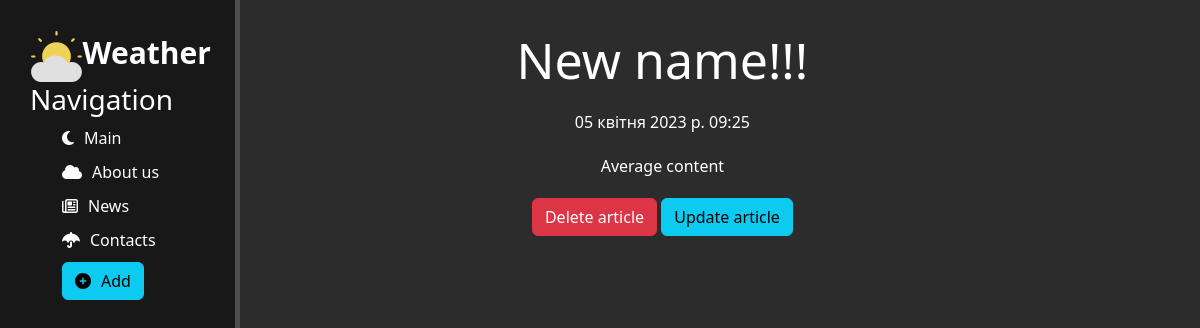
Before: /news/3 with the older database file.
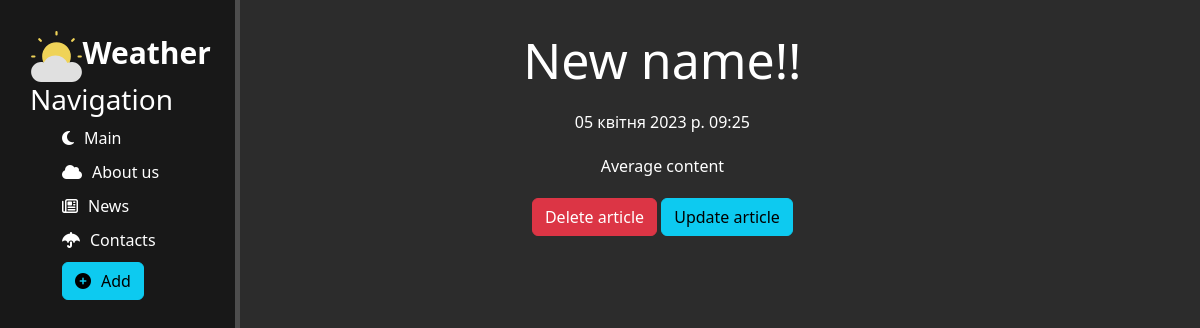
After: the same page with the newer database file.
### news/models.py (models this page shows, shortened)
class Articles(models.Model):
    title = models.CharField('Name', max_length=50)
    announcement = models.CharField('Announcement', max_length=250)
    full_text = models.TextField('Article')
    date = models.DateTimeField('Date of publication')
    class Meta:
        verbose_name ='Article'
        verbose_name_plural = 'Articles'

### news/views.py (the view)
# urls.py: path('<int:pk>', views.NewsDetailView.as_view(), name='news-detail'),
class NewsDetailView(DetailView):
    model = Articles
    template_name = 'news/details_view.html'
    context_object_name = 'article'

### news/templates/news/details_view.html (shortened to what this page needs)
{% extends 'main/layout.html' %}
{% block content%}
    <div class="features">
        <h1>{{ article.title }}</h1>
        <p>{{ article.date }}</p>
        <p>{{ article.full_text }}</p>
        <a href="{% url 'news-delete' article.id %}" class="btn btn-danger">Delete article</a>
        <a href="{% url 'news-update' article.id %}" class="btn btn-info">Update article</a>
    </div>
{% endblock %}

Changed rows visible on the page:
changed Articles "Average content": title "New name!!!" → "New name!!"
